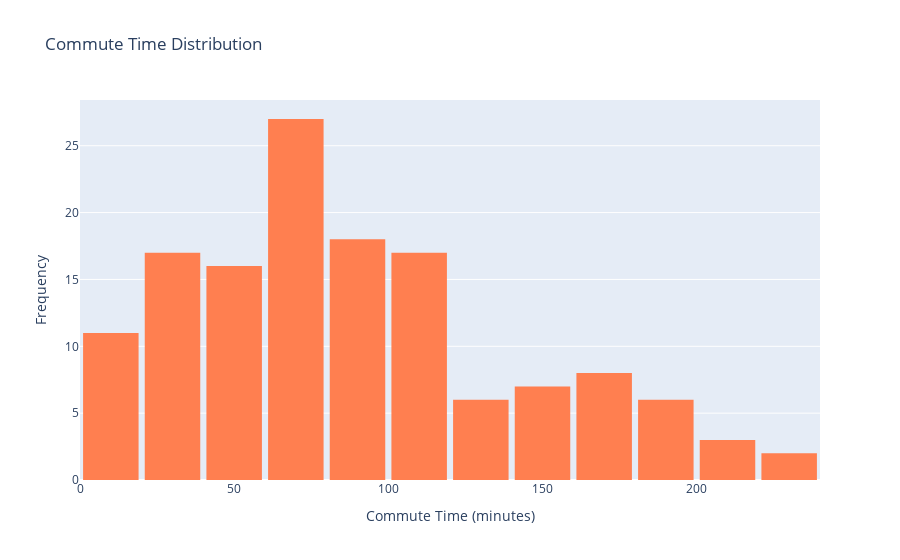

Here is the notebook cell this chart was saved with:
### Markdown cell above
Very surprising that each class of the traffic condition has exactly same number of count which is 46 in this case. Here it means that the classes are balanced.

### Code cell
# Commute Time: Histogram
fig = px.histogram(df, x='commute_time_(min)', nbins=12, title='Commute Time Distribution',
                   color_discrete_sequence=['coral'])
fig.update_layout(xaxis_title='Commute Time (minutes)', yaxis_title='Frequency',bargap=0.1)
fig.show()

### Figure 1 — Plotly figure (JSON) as saved in the notebook; plotly's stock layout.template omitted (floating-point values rounded to 4 significant figures; data arrays with more than 128 entries replaced by an {"elided": "..."} marker saying what was removed)
{"data": [{"alignmentgroup": "True", "bingroup": "x", "hovertemplate": "commute_time_(min)=%{x}<br>count=%{y}<extra></extra>", "legendgroup": "", "marker": {"color": "coral", "pattern": {"shape": ""}}, "name": "", "nbinsx": 12, "offsetgroup": "", "orientation": "v", "showlegend": false, "type": "histogram", "x": {"elided": "138 float values"}, "xaxis": "x", "yaxis": "y"}], "layout": {"bargap": 0.1, "barmode": "relative", "legend": {"tracegroupgap": 0}, "title": {"text": "Commute Time Distribution"}, "xaxis": {"anchor": "y", "domain": [0, 1], "title": {"text": "Commute Time (minutes)"}}, "yaxis": {"anchor": "x", "domain": [0, 1], "title": {"text": "Frequency"}}}}
